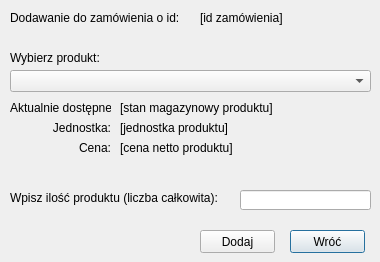
<?xml version="1.0" encoding="UTF-8"?>
<ui version="4.0">
 <class>salesAppendItem</class>
 <widget class="QDialog" name="salesAppendItem">
  <property name="geometry">
   <rect>
    <x>0</x>
    <y>0</y>
    <width>380</width>
    <height>262</height>
   </rect>
  </property>
  <property name="windowTitle">
   <string>Dodawanie przedmiotu do zamówienia</string>
  </property>
  <widget class="QLabel" name="label">
   <property name="geometry">
    <rect>
     <x>10</x>
     <y>10</y>
     <width>191</width>
     <height>16</height>
    </rect>
   </property>
   <property name="text">
    <string>Dodawanie do zamówienia o id:</string>
   </property>
  </widget>
  <widget class="QLabel" name="output_invoiceId">
   <property name="geometry">
    <rect>
     <x>200</x>
     <y>10</y>
     <width>221</width>
     <height>16</height>
    </rect>
   </property>
   <property name="text">
    <string>[id zamówienia]</string>
   </property>
  </widget>
  <widget class="QLabel" name="label_3">
   <property name="geometry">
    <rect>
     <x>10</x>
     <y>50</y>
     <width>391</width>
     <height>16</height>
    </rect>
   </property>
   <property name="text">
    <string>Wybierz produkt:</string>
   </property>
  </widget>
  <widget class="QComboBox" name="comboBox">
   <property name="geometry">
    <rect>
     <x>10</x>
     <y>70</y>
     <width>361</width>
     <height>22</height>
    </rect>
   </property>
  </widget>
  <widget class="QLabel" name="label_4">
   <property name="geometry">
    <rect>
     <x>10</x>
     <y>190</y>
     <width>391</width>
     <height>16</height>
    </rect>
   </property>
   <property name="text">
    <string>Wpisz ilość produktu (liczba całkowita):</string>
   </property>
  </widget>
  <widget class="QLineEdit" name="input_amount">
   <property name="geometry">
    <rect>
     <x>240</x>
     <y>190</y>
     <width>131</width>
     <height>20</height>
    </rect>
   </property>
  </widget>
  <widget class="QLabel" name="label_5">
   <property name="geometry">
    <rect>
     <x>10</x>
     <y>100</y>
     <width>101</width>
     <height>16</height>
    </rect>
   </property>
   <property name="text">
    <string>&lt;html&gt;&lt;head/&gt;&lt;body&gt;&lt;p align=&quot;right&quot;&gt;Aktualnie dostępne:&lt;/p&gt;&lt;/body&gt;&lt;/html&gt;</string>
   </property>
  </widget>
  <widget class="QLabel" name="output_available">
   <property name="geometry">
    <rect>
     <x>120</x>
     <y>100</y>
     <width>231</width>
     <height>16</height>
    </rect>
   </property>
   <property name="text">
    <string>[stan magazynowy produktu]</string>
   </property>
  </widget>
  <widget class="QLabel" name="label_7">
   <property name="geometry">
    <rect>
     <x>10</x>
     <y>120</y>
     <width>101</width>
     <height>16</height>
    </rect>
   </property>
   <property name="text">
    <string>&lt;html&gt;&lt;head/&gt;&lt;body&gt;&lt;p align=&quot;right&quot;&gt;Jednostka:&lt;/p&gt;&lt;/body&gt;&lt;/html&gt;</string>
   </property>
  </widget>
  <widget class="QLabel" name="label_8">
   <property name="geometry">
    <rect>
     <x>10</x>
     <y>140</y>
     <width>101</width>
     <height>16</height>
    </rect>
   </property>
   <property name="text">
    <string>&lt;html&gt;&lt;head/&gt;&lt;body&gt;&lt;p align=&quot;right&quot;&gt;Cena:&lt;/p&gt;&lt;/body&gt;&lt;/html&gt;</string>
   </property>
  </widget>
  <widget class="QLabel" name="output_unit">
   <property name="geometry">
    <rect>
     <x>120</x>
     <y>120</y>
     <width>241</width>
     <height>16</height>
    </rect>
   </property>
   <property name="text">
    <string>[jednostka produktu]</string>
   </property>
  </widget>
  <widget class="QLabel" name="output_price">
   <property name="geometry">
    <rect>
     <x>120</x>
     <y>140</y>
     <width>241</width>
     <height>16</height>
    </rect>
   </property>
   <property name="text">
    <string>[cena netto produktu]</string>
   </property>
  </widget>
  <widget class="QPushButton" name="button_return">
   <property name="geometry">
    <rect>
     <x>290</x>
     <y>230</y>
     <width>75</width>
     <height>23</height>
    </rect>
   </property>
   <property name="text">
    <string>Wróć</string>
   </property>
  </widget>
  <widget class="QPushButton" name="button_add">
   <property name="geometry">
    <rect>
     <x>200</x>
     <y>230</y>
     <width>75</width>
     <height>23</height>
    </rect>
   </property>
   <property name="text">
    <string>Dodaj</string>
   </property>
  </widget>
 </widget>
 <tabstops>
  <tabstop>comboBox</tabstop>
  <tabstop>input_amount</tabstop>
  <tabstop>button_add</tabstop>
  <tabstop>button_return</tabstop>
 </tabstops>
 <resources/>
 <connections/>
</ui>
